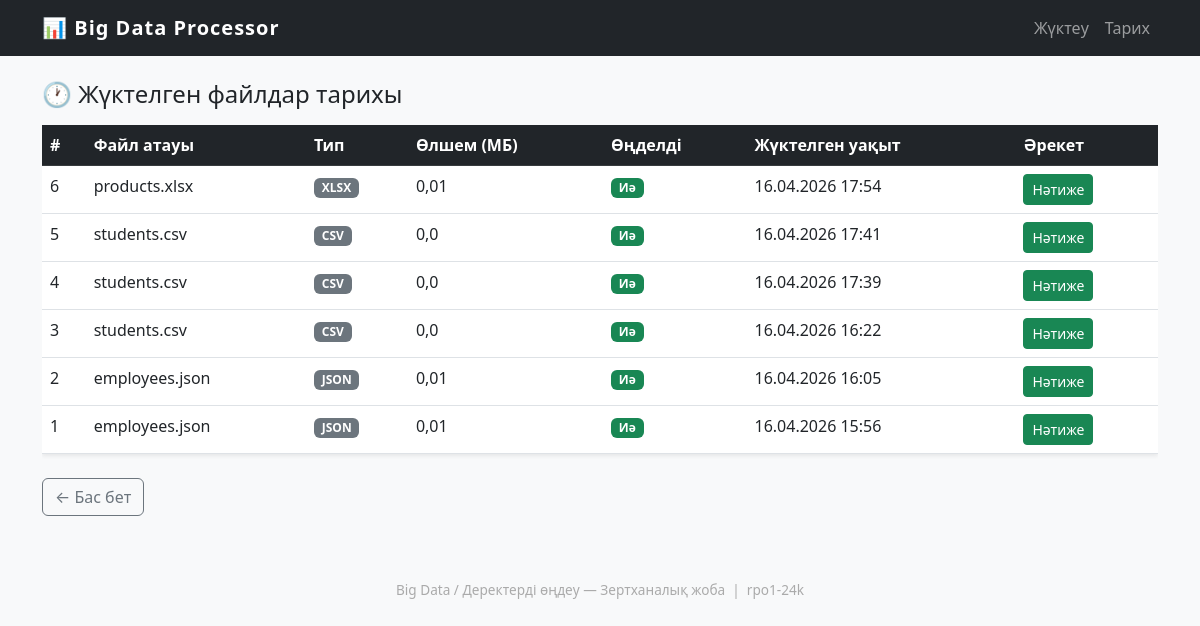
The page /history/ on the database its author committed.
### dataprocessor/models.py (models this page shows, shortened)
class UploadedFile(models.Model):
    file = models.FileField(upload_to='uploads/')
    original_name = models.CharField(max_length=255)
    file_size = models.BigIntegerField(default=0)
    file_type = models.CharField(max_length=10, blank=True)
    uploaded_at = models.DateTimeField(auto_now_add=True)
    is_processed = models.BooleanField(default=False)
    class Meta:
        verbose_name = 'Жүктелген файл'
        verbose_name_plural = 'Жүктелген файлдар'
        ordering = ['-uploaded_at']
    def get_file_size_mb(self):
        return round(self.file_size / (1024 * 1024), 2)

### dataprocessor/views.py (the view)
# urls.py: path('history/', views.history_view, name='history'),
def history_view(request):
    files = UploadedFile.objects.all()
    return render(request, 'dataprocessor/history.html', {'files': files})

### dataprocessor/templates/dataprocessor/history.html (shortened to what this page needs)
{% extends "dataprocessor/base.html" %}
{% block content %}
<h4 class="mb-3">🕐 Жүктелген файлдар тарихы</h4>
{% if files %}
<div class="table-responsive">
    <table class="table table-hover shadow-sm">
        <thead class="table-dark">
            <tr>
                <th>#</th>
                <th>Файл атауы</th>
                <th>Тип</th>
                <th>Өлшем (МБ)</th>
                <th>Өңделді</th>
                <th>Жүктелген уақыт</th>
                <th>Әрекет</th>
            </tr>
        </thead>
        <tbody>
            {% for f in files %}
            <tr>
                <td>{{ f.pk }}</td>
                <td>{{ f.original_name }}</td>
                <td><span class="badge bg-secondary">{{ f.file_type|upper }}</span></td>
                <td>{{ f.get_file_size_mb }}</td>
                <td>
                    {% if f.is_processed %}
                        <span class="badge bg-success">Иә</span>
                    {% else %}
                        <span class="badge bg-warning text-dark">Жоқ</span>
                    {% endif %}
                </td>
                <td>{{ f.uploaded_at|date:"d.m.Y H:i" }}</td>
                <td>
                    {% if f.is_processed %}
                        <a href="{% url 'results' f.pk %}" class="btn btn-sm btn-success">Нәтиже</a>
                    {% else %}
                        <a href="{% url 'process' f.pk %}" class="btn btn-sm btn-primary">Өңдеу</a>
                    {% endif %}
                </td>
            </tr>
            {% endfor %}
        </tbody>
    </table>
</div>
{% else %}
<div class="alert alert-info">Әлі файл жүктелмеген.</div>
{% endif %}
<a href="{% url 'index' %}" class="btn btn-outline-secondary mt-2">← Бас бет</a>
{% endblock %}

### dataprocessor/templates/dataprocessor/base.html (shortened to what this page needs)
<!DOCTYPE html>
<html lang="kk">
<head>
    <link href="https://cdn.jsdelivr.net/npm/bootstrap@5.3.0/dist/css/bootstrap.min.css" rel="stylesheet">
</head>
<body>
<nav class="navbar navbar-expand-lg navbar-dark bg-dark mb-4">
    <div class="container">
        <a class="navbar-brand" href="{% url 'index' %}">📊 Big Data Processor</a>
        <div class="collapse navbar-collapse" id="nav">
            <ul class="navbar-nav ms-auto">
                <li class="nav-item"><a class="nav-link" href="{% url 'index' %}">Жүктеу</a></li>
                <li class="nav-item"><a class="nav-link" href="{% url 'history' %}">Тарих</a></li>
            </ul>
        </div>
    </div>
</nav>
<main class="container mb-5">
    {% block content %}{% endblock %}
</main>
<footer class="text-center py-3">
    Big Data / Деректерді өңдеу — Зертханалық жоба &nbsp;|&nbsp; rpo1-24k
</footer>
</body>
</html>

### dataprocessor/templates/dataprocessor/base.html (style rules this page uses)
body { background: #f8f9fa; }
.navbar-brand { font-weight: 700; letter-spacing: 1px; }
footer { color: #aaa; font-size: .85rem; }

### rows shown on the page
UploadedFile: pk "6", original_name "products.xlsx", file_type "XLSX", get_file_size_mb "0,01", is_processed "Иә", uploaded_at "16.04.2026 17:54"
UploadedFile: pk "5", original_name "students.csv", file_type "CSV", get_file_size_mb "0,0", is_processed "Иә", uploaded_at "16.04.2026 17:41"
UploadedFile: pk "4", original_name "students.csv", file_type "CSV", get_file_size_mb "0,0", is_processed "Иә", uploaded_at "16.04.2026 17:39"
UploadedFile: pk "3", original_name "students.csv", file_type "CSV", get_file_size_mb "0,0", is_processed "Иә", uploaded_at "16.04.2026 16:22"
UploadedFile: pk "2", original_name "employees.json", file_type "JSON", get_file_size_mb "0,01", is_processed "Иә", uploaded_at "16.04.2026 16:05"
UploadedFile: pk "1", original_name "employees.json", file_type "JSON", get_file_size_mb "0,01", is_processed "Иә", uploaded_at "16.04.2026 15:56"
